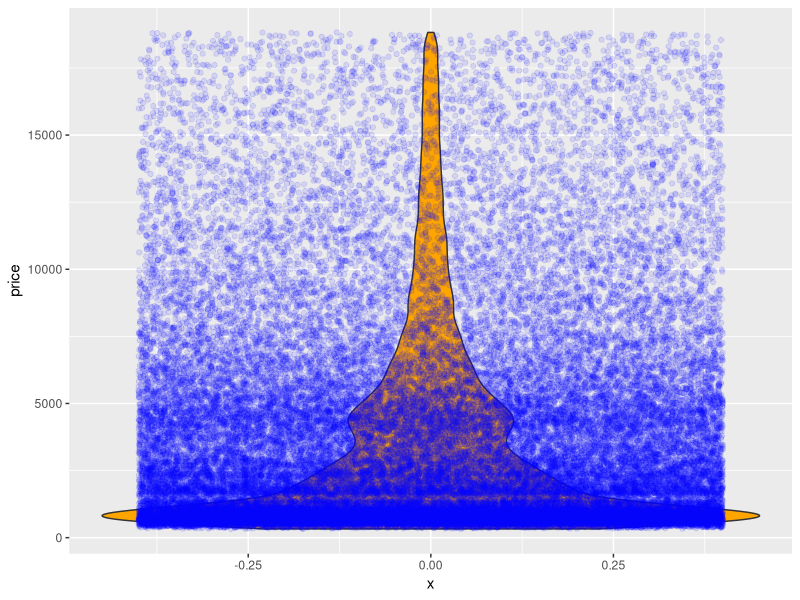
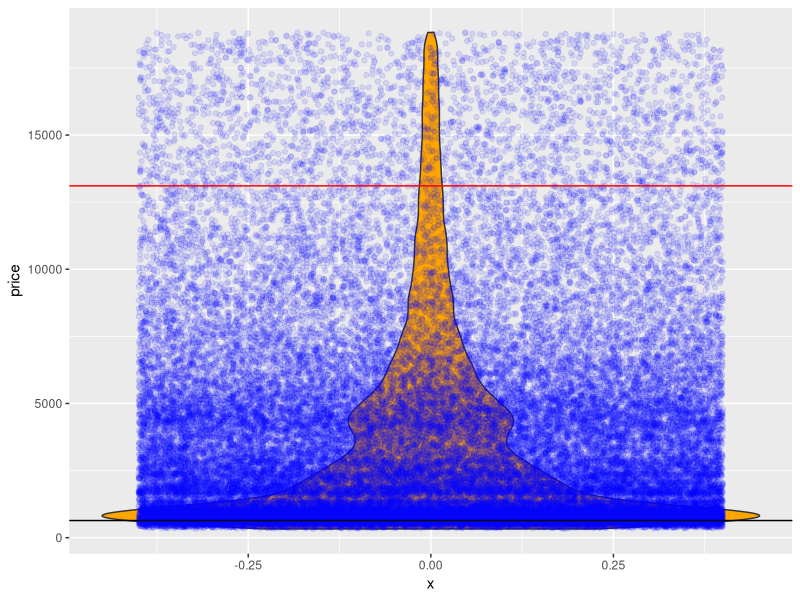

These figures' R source, in order:
## ---- chunk 1
knitr::opts_chunk$set(cache = TRUE)
## ---- chunk 2
library(ggplot2)
data(diamonds)
## ---- chunk 3
ggplot(data=diamonds, aes(x=0, y=price)) + geom_violin(fill="orange") +  geom_point(position="jitter", color="blue", alpha=0.1)
## ---- chunk 4
set.seed(1)
S1 <- sample(diamonds$price,size=1)
S1
## ---- chunk 5
ggplot(data=diamonds, aes(x=0, y=price)) + geom_violin(fill="orange") +  geom_point(position="jitter", color="blue", alpha=0.1) + geom_hline(yintercept=quantile(diamonds$price, probs=0.95), color="red") + geom_hline(yintercept=S1, color="black")
